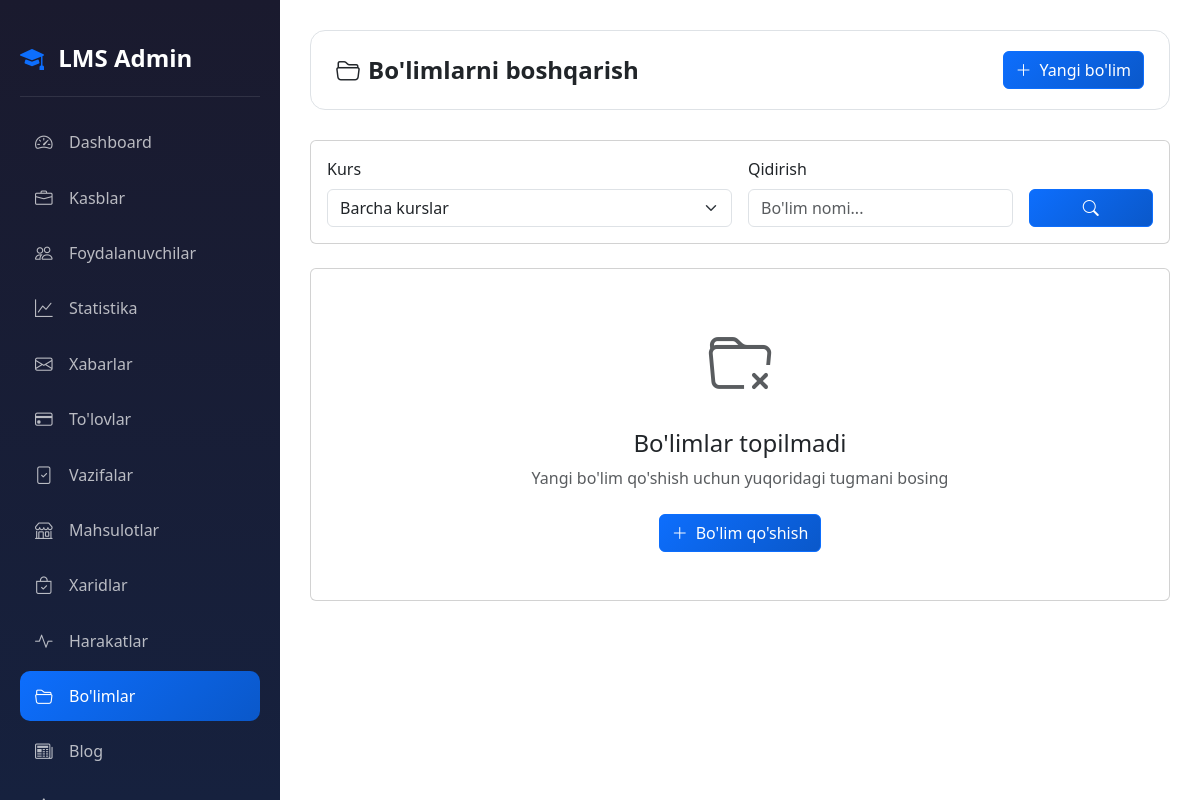
Before: /dashboard/sections/ (signed in) with the older database file.
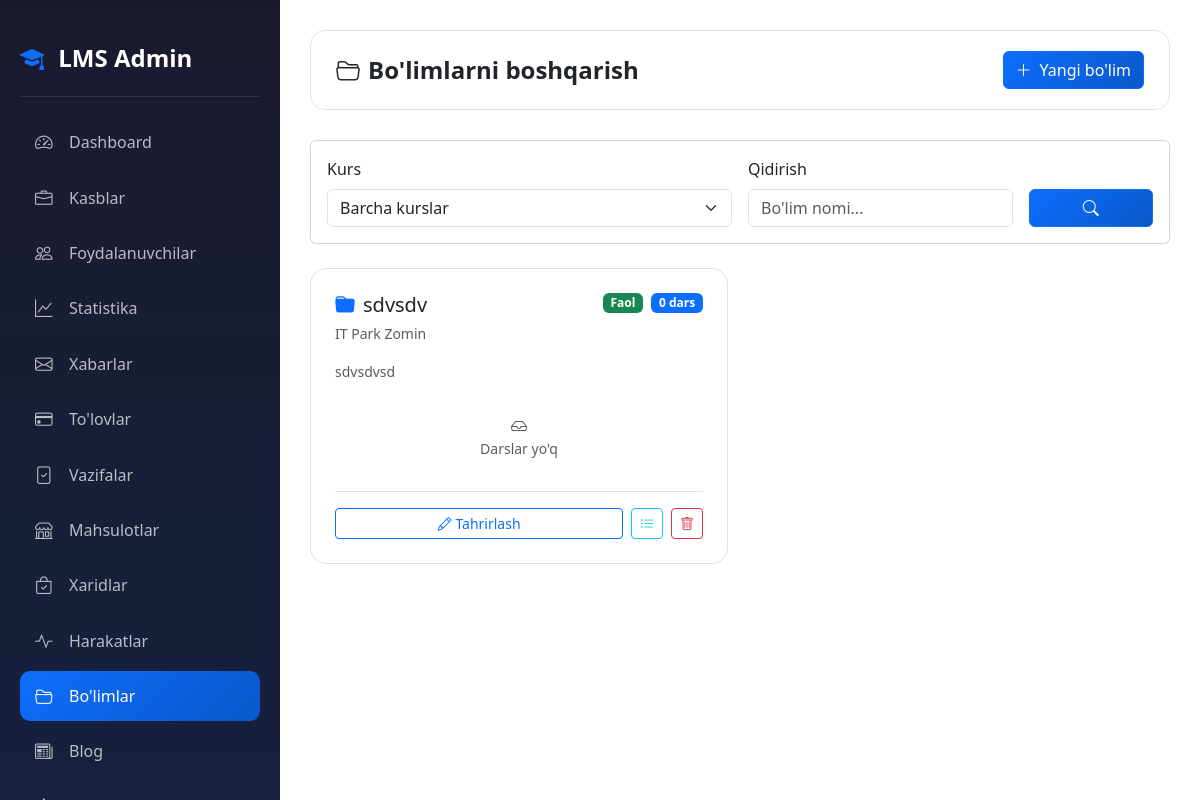
After: the same page with the newer database file.
### accounts/models.py (models this page shows, shortened)
class Section(models.Model):
    profession = models.ForeignKey(Profession, on_delete=models.CASCADE, related_name='sections')
    title = models.CharField(max_length=200, verbose_name="Bo'lim nomi")
    description = models.TextField(blank=True, null=True, verbose_name="Tavsif")
    order = models.IntegerField(default=0, verbose_name="Tartib")
    is_active = models.BooleanField(default=True)
    created_at = models.DateTimeField(auto_now_add=True)
    class Meta:
        ordering = ['order', 'created_at']
        verbose_name = "Bo'lim"
        verbose_name_plural = "Bo'limlar"

class Profession(models.Model):
    name = models.CharField(max_length=200, verbose_name="Kasb nomi")
    photo = models.ImageField(upload_to='professions/', verbose_name="Rasm")
    description = models.TextField(verbose_name="Kasb haqida")
    created_at = models.DateTimeField(auto_now_add=True)
    class Meta:
        verbose_name = "Kasb"
        verbose_name_plural = "Kasblar"
        ordering = ['-created_at']

### accounts/views.py (the view)
# urls.py: path('dashboard/sections/', views.admin_sections, name='admin_sections'),
@login_required
def admin_sections(request):
    if not request.user.is_admin:
        return redirect('home')
    sections = Section.objects.all().select_related('profession').prefetch_related('lessons')
    profession_id = request.GET.get('profession')
    if profession_id:
        sections = sections.filter(profession_id=profession_id)
    q = request.GET.get('q')
    if q:
        sections = sections.filter(title__icontains=q)
    professions = Profession.objects.all()
    return render(request, 'accounts/admin/sections.html', {
        'sections': sections,
        'professions': professions,
    })

### accounts/management/commands/check_birthdays.py (called while the page is built, shortened)
    def handle(self, *args, **kwargs):
        today = timezone.now().date()
        users = CustomUser.objects.filter(birth_date__day=today.day, birth_date__month=today.month)
        if not users.exists():
            self.stdout.write(self.style.SUCCESS('No birthdays today.'))
            return

### accounts/models.py (called while the page is built)
    @property
    def is_admin(self):
        return self.role == 'admin'

### accounts/templates/accounts/admin/sections.html (shortened to what the changed rows need)
{% extends 'accounts/admin/base_admin.html' %}
{% block admin_content %}
<div class="top-bar">
    <h1 class="page-title"><i class="bi bi-folder2-open me-2"></i>Bo'limlarni boshqarish</h1>
</div>
<div class="row g-4">
    {% for section in sections %}
    <div class="col-md-6">
        <div class="section-card p-4">
            <div class="d-flex justify-content-between align-items-start mb-3">
                <div>
                    <h5 class="mb-1" style="color: var(--text-color);">
                        <i class="bi bi-folder-fill text-primary me-2"></i>{{ section.title }}
                    </h5>
                    <small class="text-muted">{{ section.profession.name }}</small>
                </div>
                <div class="d-flex gap-2">
                    {% if section.is_active %}
                    <span class="badge bg-success">Faol</span>
                    {% else %}
                    <span class="badge bg-secondary">Nofaol</span>
                    {% endif %}
                    <span class="badge bg-primary">{{ section.lessons.count }} dars</span>
                </div>
            </div>
            {% if section.description %}
            <p class="text-muted small mb-3">{{ section.description|truncatewords:20 }}</p>
            {% endif %}
            {% if section.lessons.all %}
            <div class="mb-3">
                {% for lesson in section.lessons.all|slice:":3" %}
                <div class="lesson-item">
                    <div class="d-flex align-items-center gap-3">
                        <div class="lesson-icon {{ lesson.lesson_type }}">
                            {% if lesson.lesson_type == 'video' %}
                            <i class="bi bi-play-fill"></i>
                            {% elif lesson.lesson_type == 'homework' %}
                            <i class="bi bi-file-text"></i>
                            {% else %}
                            <i class="bi bi-question-lg"></i>
                            {% endif %}
                        </div>
                        <div>
                            <div style="color: var(--text-color);">{{ lesson.title|truncatechars:30 }}</div>
                            <small class="text-muted">{{ lesson.get_lesson_type_display }}</small>
                        </div>
                    </div>
                </div>
                {% endfor %}
                {% if section.lessons.count > 3 %}
                <div class="text-center">
                    <small class="text-muted">+{{ section.lessons.count|add:"-3" }} ta dars</small>
                </div>
                {% endif %}
            </div>
            {% else %}
            <div class="text-center py-3 text-muted">
                <i class="bi bi-inbox"></i>
                <small class="d-block">Darslar yo'q</small>
            </div>
            {% endif %}
            <div class="d-flex gap-2 mt-3 pt-3 border-top">
                <a href="{% url 'admin_section_edit' section.pk %}" class="btn btn-sm btn-outline-primary flex-grow-1">
                    <i class="bi bi-pencil me-1"></i>Tahrirlash
                </a>
                <a href="{% url 'manage_lessons' section.profession.pk %}" class="btn btn-sm btn-outline-info">
                    <i class="bi bi-list-ul"></i>
                </a>
                <a href="{% url 'admin_section_delete' section.pk %}" class="btn btn-sm btn-outline-danger">
                    <i class="bi bi-trash"></i>
                </a>
            </div>
        </div>
    </div>
    {% empty %}
    <div class="col-12">
        <div class="card">
            <div class="card-body text-center py-5">
                <i class="bi bi-folder-x text-muted" style="font-size: 4rem;"></i>
                <h4 class="mt-3" style="color: var(--text-color);">Bo'limlar topilmadi</h4>
                <p class="text-muted">Yangi bo'lim qo'shish uchun yuqoridagi tugmani bosing</p>
                <a href="{% url 'admin_section_add' %}" class="btn btn-primary mt-2">
                    <i class="bi bi-plus-lg me-2"></i>Bo'lim qo'shish
                </a>
            </div>
        </div>
    </div>
    {% endfor %}
</div>
{% endblock %}

Changed rows visible on the page:
added Section: title "sdvsdv", profession.name "IT Park Zomin", is_active "Faol", lessons.count "0", description "sdvsdvsd", shows "Darslar yo'q"
Other visible differences:
text no longer shown: "Bo'limlar topilmadi Yangi bo'lim qo'shish uchun yuqoridagi tugmani bosing Bo'lim qo'shish"
